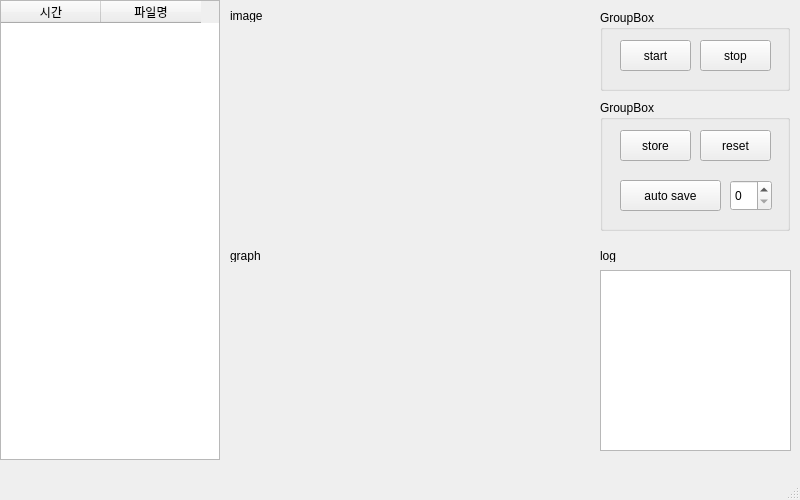
<?xml version="1.0" encoding="UTF-8"?>
<ui version="4.0">
 <class>MainWindow</class>
 <widget class="QMainWindow" name="MainWindow">
  <property name="geometry">
   <rect>
    <x>0</x>
    <y>0</y>
    <width>800</width>
    <height>500</height>
   </rect>
  </property>
  <property name="windowTitle">
   <string>MainWindow</string>
  </property>
  <widget class="QWidget" name="centralwidget">
   <widget class="QTableWidget" name="file_table">
    <property name="geometry">
     <rect>
      <x>0</x>
      <y>0</y>
      <width>220</width>
      <height>460</height>
     </rect>
    </property>
    <column>
     <property name="text">
      <string>시간</string>
     </property>
    </column>
    <column>
     <property name="text">
      <string>파일명</string>
     </property>
    </column>
   </widget>
   <widget class="QLabel" name="label_image">
    <property name="geometry">
     <rect>
      <x>230</x>
      <y>10</y>
      <width>56</width>
      <height>12</height>
     </rect>
    </property>
    <property name="text">
     <string>image</string>
    </property>
   </widget>
   <widget class="matplotlibWidget" name="widget_graph" native="true">
    <property name="geometry">
     <rect>
      <x>230</x>
      <y>270</y>
      <width>361</width>
      <height>181</height>
     </rect>
    </property>
   </widget>
   <widget class="QLabel" name="label_graph">
    <property name="geometry">
     <rect>
      <x>230</x>
      <y>250</y>
      <width>56</width>
      <height>12</height>
     </rect>
    </property>
    <property name="text">
     <string>graph</string>
    </property>
   </widget>
   <widget class="QGroupBox" name="groupBox">
    <property name="geometry">
     <rect>
      <x>600</x>
      <y>10</y>
      <width>190</width>
      <height>81</height>
     </rect>
    </property>
    <property name="title">
     <string>GroupBox</string>
    </property>
    <widget class="QPushButton" name="start_btn">
     <property name="geometry">
      <rect>
       <x>20</x>
       <y>30</y>
       <width>71</width>
       <height>31</height>
      </rect>
     </property>
     <property name="text">
      <string>start</string>
     </property>
    </widget>
    <widget class="QPushButton" name="stop_btn">
     <property name="geometry">
      <rect>
       <x>100</x>
       <y>30</y>
       <width>71</width>
       <height>31</height>
      </rect>
     </property>
     <property name="text">
      <string>stop</string>
     </property>
    </widget>
   </widget>
   <widget class="QLabel" name="label_log">
    <property name="geometry">
     <rect>
      <x>600</x>
      <y>250</y>
      <width>56</width>
      <height>12</height>
     </rect>
    </property>
    <property name="text">
     <string>log</string>
    </property>
   </widget>
   <widget class="QListView" name="log_view">
    <property name="geometry">
     <rect>
      <x>600</x>
      <y>270</y>
      <width>191</width>
      <height>181</height>
     </rect>
    </property>
   </widget>
   <widget class="QGroupBox" name="groupBox_2">
    <property name="geometry">
     <rect>
      <x>600</x>
      <y>100</y>
      <width>190</width>
      <height>131</height>
     </rect>
    </property>
    <property name="title">
     <string>GroupBox</string>
    </property>
    <widget class="QPushButton" name="store_btn">
     <property name="geometry">
      <rect>
       <x>20</x>
       <y>30</y>
       <width>71</width>
       <height>31</height>
      </rect>
     </property>
     <property name="text">
      <string>store</string>
     </property>
    </widget>
    <widget class="QPushButton" name="reset_btn">
     <property name="geometry">
      <rect>
       <x>100</x>
       <y>30</y>
       <width>71</width>
       <height>31</height>
      </rect>
     </property>
     <property name="text">
      <string>reset</string>
     </property>
    </widget>
    <widget class="QPushButton" name="autosave_btn">
     <property name="geometry">
      <rect>
       <x>20</x>
       <y>80</y>
       <width>101</width>
       <height>31</height>
      </rect>
     </property>
     <property name="text">
      <string>auto save</string>
     </property>
    </widget>
    <widget class="QSpinBox" name="spinBox">
     <property name="geometry">
      <rect>
       <x>130</x>
       <y>80</y>
       <width>42</width>
       <height>31</height>
      </rect>
     </property>
     <property name="singleStep">
      <number>5</number>
     </property>
    </widget>
   </widget>
   <widget class="QLabel" name="widget_image">
    <property name="geometry">
     <rect>
      <x>230</x>
      <y>30</y>
      <width>361</width>
      <height>201</height>
     </rect>
    </property>
    <property name="text">
     <string/>
    </property>
   </widget>
  </widget>
  <widget class="QMenuBar" name="menubar">
   <property name="geometry">
    <rect>
     <x>0</x>
     <y>0</y>
     <width>800</width>
     <height>21</height>
    </rect>
   </property>
  </widget>
  <widget class="QStatusBar" name="statusbar"/>
 </widget>
 <customwidgets>
  <customwidget>
   <class>matplotlibWidget</class>
   <extends>QWidget</extends>
   <header>matplotlibwidgetFile</header>
   <container>1</container>
  </customwidget>
 </customwidgets>
 <resources/>
 <connections/>
</ui>
